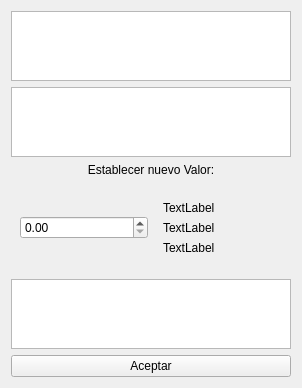
<?xml version="1.0" encoding="UTF-8"?>
<ui version="4.0">
 <class>CambiarValor</class>
 <widget class="QWidget" name="CambiarValor">
  <property name="geometry">
   <rect>
    <x>0</x>
    <y>0</y>
    <width>302</width>
    <height>384</height>
   </rect>
  </property>
  <property name="windowTitle">
   <string>Form</string>
  </property>
  <layout class="QVBoxLayout" name="verticalLayout">
   <item>
    <widget class="QTextEdit" name="label">
     <property name="readOnly">
      <bool>true</bool>
     </property>
    </widget>
   </item>
   <item>
    <widget class="QTextEdit" name="value">
     <property name="readOnly">
      <bool>true</bool>
     </property>
    </widget>
   </item>
   <item>
    <widget class="QLabel" name="texto">
     <property name="text">
      <string>Establecer nuevo Valor:</string>
     </property>
     <property name="alignment">
      <set>Qt::AlignCenter</set>
     </property>
    </widget>
   </item>
   <item>
    <widget class="QWidget" name="nuevovalornumero" native="true">
     <layout class="QHBoxLayout" name="horizontalLayout">
      <item>
       <widget class="QDoubleSpinBox" name="cambiarvalordouble">
        <property name="sizePolicy">
         <sizepolicy hsizetype="Preferred" vsizetype="Fixed">
          <horstretch>0</horstretch>
          <verstretch>0</verstretch>
         </sizepolicy>
        </property>
        <property name="minimumSize">
         <size>
          <width>120</width>
          <height>0</height>
         </size>
        </property>
       </widget>
      </item>
      <item>
       <widget class="QWidget" name="widget_2" native="true">
        <layout class="QVBoxLayout" name="verticalLayout_2">
         <item>
          <widget class="QLabel" name="maximo">
           <property name="text">
            <string>TextLabel</string>
           </property>
          </widget>
         </item>
         <item>
          <widget class="QLabel" name="target">
           <property name="text">
            <string>TextLabel</string>
           </property>
          </widget>
         </item>
         <item>
          <widget class="QLabel" name="minimo">
           <property name="text">
            <string>TextLabel</string>
           </property>
          </widget>
         </item>
        </layout>
       </widget>
      </item>
     </layout>
    </widget>
   </item>
   <item>
    <widget class="QTextEdit" name="nuevovalortexto"/>
   </item>
   <item>
    <widget class="QPushButton" name="boton">
     <property name="text">
      <string>Aceptar</string>
     </property>
    </widget>
   </item>
  </layout>
 </widget>
 <resources/>
 <connections/>
</ui>
